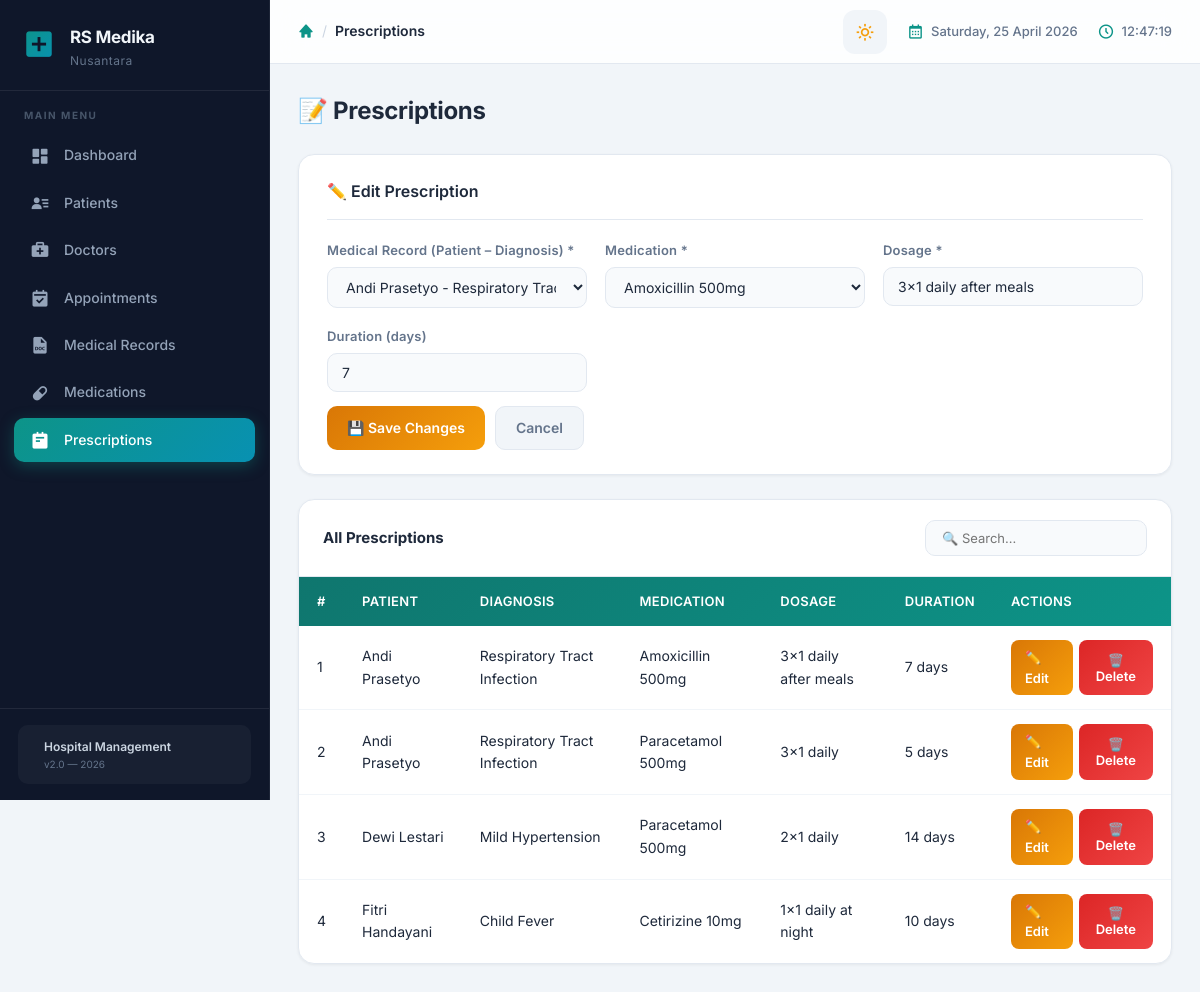
Screenshot of /hospital_db/index.php?page=prescriptions&edit=1 with the database file from the repository.
### tables this page shows
CREATE TABLE IF NOT EXISTS prescriptions (
    prescription_id INT AUTO_INCREMENT PRIMARY KEY,
    record_id       INT NOT NULL,
    med_id          INT NOT NULL,
    dosage          VARCHAR(100) NOT NULL,
    duration_days   INT DEFAULT 1,
    created_at      TIMESTAMP DEFAULT CURRENT_TIMESTAMP,
    FOREIGN KEY (record_id) REFERENCES medical_records(record_id) ON DELETE CASCADE,
    FOREIGN KEY (med_id)    REFERENCES medications(med_id)        ON DELETE CASCADE
);

CREATE TABLE IF NOT EXISTS patients (
    patient_id  INT AUTO_INCREMENT PRIMARY KEY,
    name        VARCHAR(100) NOT NULL,
    gender      ENUM('Male','Female') NOT NULL,
    birth_date  DATE NOT NULL,
    address     TEXT,
    phone       VARCHAR(20),
    created_at  TIMESTAMP DEFAULT CURRENT_TIMESTAMP
);

CREATE TABLE IF NOT EXISTS medical_records (
    record_id   INT AUTO_INCREMENT PRIMARY KEY,
    patient_id  INT NOT NULL,
    doctor_id   INT NOT NULL,
    diagnosis   VARCHAR(255) NOT NULL,
    treatment   TEXT,
    record_date DATE NOT NULL,
    created_at  TIMESTAMP DEFAULT CURRENT_TIMESTAMP,
    FOREIGN KEY (patient_id) REFERENCES patients(patient_id) ON DELETE CASCADE,
    FOREIGN KEY (doctor_id)  REFERENCES doctors(doctor_id)  ON DELETE CASCADE
);

CREATE TABLE IF NOT EXISTS medications (
    med_id      INT AUTO_INCREMENT PRIMARY KEY,
    name        VARCHAR(100) NOT NULL,
    category    VARCHAR(100),
    price       DECIMAL(12,2) NOT NULL DEFAULT 0,
    stock       INT NOT NULL DEFAULT 0,
    created_at  TIMESTAMP DEFAULT CURRENT_TIMESTAMP
);

### hospital_db/pages/prescriptions.php (the view, shortened to what this page needs)
<?php
$editData = null;
if (isset($_GET['edit'])) {
    $id = (int)$_GET['edit'];
    $res = mysqli_query($conn, "SELECT * FROM prescriptions WHERE prescription_id=$id");
    $editData = mysqli_fetch_assoc($res);
}
$prescriptions = mysqli_query($conn, "
    SELECT pr.*, p.name AS patient_name, m.name AS med_name,
           mr.diagnosis, mr.record_date
    FROM prescriptions pr
    JOIN medical_records mr ON pr.record_id = mr.record_id
    JOIN patients p ON mr.patient_id = p.patient_id
    JOIN medications m ON pr.med_id = m.med_id
    ORDER BY pr.created_at DESC
");
?>
<div class="page-header">
    <h2>📝 Prescriptions</h2>
</div>
<div class="card">
    <h3><?= $editData ? '✏️ Edit Prescription' : '➕ Add Prescription' ?></h3>
    <form method="POST" action="index.php?page=prescriptions<?= $editData ? '&edit='.$editData['prescription_id'] : '' ?>">
        <div class="form-grid">
            <div class="form-group">
                <label>Medical Record (Patient – Diagnosis) *</label>
                <select name="record_id" required>
                    <?php
                    $rlist = mysqli_query($conn, "
                        SELECT mr.record_id, p.name, mr.diagnosis, mr.record_date
                        FROM medical_records mr JOIN patients p ON mr.patient_id=p.patient_id
                        ORDER BY mr.record_date DESC
                    ");
                    while ($r = mysqli_fetch_assoc($rlist)):
                        $sel = ($editData['record_id'] ?? 0) == $r['record_id'] ? 'selected' : '';
                    ?>
                        <option value="<?= $r['record_id'] ?>" <?= $sel ?>>
                            <?= htmlspecialchars($r['name']) ?> - <?= htmlspecialchars($r['diagnosis']) ?>
                        </option>
                    <?php endwhile; ?>
                </select>
            </div>
            <div class="form-group">
                <label>Medication *</label>
                <select name="med_id" required>
                    <?php
                    $mlist = mysqli_query($conn, "SELECT med_id, name FROM medications ORDER BY name");
                    while ($m = mysqli_fetch_assoc($mlist)):
                        $sel = ($editData['med_id'] ?? 0) == $m['med_id'] ? 'selected' : '';
                    ?>
                        <option value="<?= $m['med_id'] ?>" <?= $sel ?>><?= htmlspecialchars($m['name']) ?></option>
                    <?php endwhile; ?>
                </select>
            </div>
            <div class="form-group">
                <label>Dosage *</label>
                <input type="text" name="dosage" value="<?= htmlspecialchars($editData['dosage'] ?? '') ?>" placeholder="3x1 daily" required>
            </div>
            <div class="form-group">
                <label>Duration (days)</label>
                <input type="number" name="duration_days" min="1" value="<?= $editData['duration_days'] ?? 7 ?>">
            </div>
        </div>
        <div class="form-actions" style="margin-top:14px">
            <?php if ($editData): ?>
                <button type="submit" name="edit_prescription" class="btn btn-warning">💾 Save Changes</button>
                <a href="index.php?page=prescriptions" class="btn btn-secondary">Cancel</a>
            <?php else: ?>
                <button type="submit" name="add_prescription" class="btn btn-primary">➕ Add Prescription</button>
            <?php endif; ?>
        </div>
    </form>
</div>
<div class="table-container">
    <div class="table-top">
        <strong>All Prescriptions</strong>
        <input type="text" id="searchPres" placeholder="🔍 Search..." oninput="searchTable('searchPres','presTable')">
    </div>
    <table id="presTable">
        <thead>
            <tr><th>#</th><th>Patient</th><th>Diagnosis</th><th>Medication</th><th>Dosage</th><th>Duration</th><th>Actions</th></tr>
        </thead>
        <tbody>
        <?php $no=1; while ($row = mysqli_fetch_assoc($prescriptions)): ?>
            <tr>
                <td><?= $no++ ?></td>
                <td><?= htmlspecialchars($row['patient_name']) ?></td>
                <td><?= htmlspecialchars($row['diagnosis']) ?></td>
                <td><?= htmlspecialchars($row['med_name']) ?></td>
                <td><?= htmlspecialchars($row['dosage']) ?></td>
                <td><?= $row['duration_days'] ?> days</td>
                <td>
                    <div class="action-btns">
                        <a href="index.php?page=prescriptions&edit=<?= $row['prescription_id'] ?>" class="btn btn-warning btn-sm">✏️ Edit</a>
                        <button class="btn btn-danger btn-sm"
                            onclick="confirmDelete('index.php?page=prescriptions&delete=<?= $row['prescription_id'] ?>','prescription for <?= addslashes($row['patient_name']) ?>')">
                            🗑️ Delete
                        </button>
                    </div>
                </td>
            </tr>
        <?php endwhile; ?>
        </tbody>
    </table>
</div>

### hospital_db/assets/css/main.css (style rules this page uses)
:root { --sidebar-w: 270px; --topbar-h: 64px; --primary: #0d9488; --primary-dark: #0f766e; --primary-light: #ccfbf1; --accent: #0891b2; --sidebar-bg: #0f172a; --sidebar-hover: #1e293b; --sidebar-active: #0d9488; --body-bg: #f1f5f9; --card-bg: #ffffff; --text: #1e293b; --text-secondary: #64748b; --border: #e2e8f0; --shadow-sm: 0 1px 3px rgba(0,0,0,.06); --shadow-md: 0 4px 16px rgba(0,0,0,.07); --shadow-lg: 0 12px 40px rgba(0,0,0,.1); --radius: 12px; --radius-lg: 16px; --transition: .25s cubic-bezier(.4,0,.2,1); }
*, *::before, *::after { margin: 0; padding: 0; box-sizing: border-box; }
html { scroll-behavior: smooth; }
body { font-family: 'Inter', -apple-system, BlinkMacSystemFont, sans-serif; background: var(--body-bg); color: var(--text); line-height: 1.6; overflow-x: hidden; }
a { text-decoration: none; color: inherit; }
.page-header { display: flex; justify-content: space-between; align-items: center; margin-bottom: 24px; }
.page-header h2 { font-size: 24px; font-weight: 700; color: var(--text); letter-spacing: -.3px; }
.card { background: var(--card-bg); border-radius: var(--radius-lg); padding: 24px 28px; box-shadow: var(--shadow-sm); border: 1px solid var(--border); margin-bottom: 24px; transition: box-shadow var(--transition); }
.card h3 { font-size: 16px; font-weight: 600; color: var(--text); margin-bottom: 20px; padding-bottom: 14px; border-bottom: 1px solid var(--border); }
.form-grid { display: grid; grid-template-columns: repeat(auto-fit, minmax(230px, 1fr)); gap: 18px; }
.form-group { display: flex; flex-direction: column; gap: 6px; }
.form-group label { font-size: 13px; font-weight: 600; color: var(--text-secondary); letter-spacing: .2px; }
.form-group input, .form-group select, .form-group textarea { padding: 10px 14px; border: 1.5px solid var(--border); border-radius: 10px; font-size: 14px; font-family: inherit; color: var(--text); background: #f8fafc; transition: all var(--transition); }
.form-group input::placeholder { color: #94a3b8; }
.form-actions { display: flex; gap: 10px; margin-top: 8px; }
.btn { padding: 10px 20px; border: none; border-radius: 10px; cursor: pointer; font-size: 14px; font-weight: 600; font-family: inherit; text-decoration: none; display: inline-flex; align-items: center; gap: 6px; transition: all var(--transition); position: relative; overflow: hidden; }
.btn::after { content: ''; position: absolute; inset: 0; background: rgba(255,255,255,0); transition: background var(--transition); }
.btn-warning { background: linear-gradient(135deg, #d97706, #f59e0b); color: white; }
.btn-danger { background: linear-gradient(135deg, #dc2626, #ef4444); color: white; }
.btn-secondary { background: #f1f5f9; color: var(--text-secondary); border: 1.5px solid var(--border); }
.btn-sm { padding: 7px 14px; font-size: 13px; border-radius: 8px; }
.table-container { background: var(--card-bg); border-radius: var(--radius-lg); padding: 0; box-shadow: var(--shadow-sm); border: 1px solid var(--border); overflow: hidden; }
.table-top { display: flex; justify-content: space-between; align-items: center; padding: 20px 24px; border-bottom: 1px solid var(--border); gap: 12px; flex-wrap: wrap; }
.table-top strong { font-size: 15px; color: var(--text); }
.table-top input { padding: 9px 16px; border: 1.5px solid var(--border); border-radius: 10px; font-size: 13px; font-family: inherit; background: #f8fafc; transition: all var(--transition); min-width: 200px; }
table { width: 100%; border-collapse: collapse; }
thead { background: linear-gradient(135deg, var(--primary-dark), var(--primary)); }
thead th { color: white; font-weight: 600; font-size: 13px; letter-spacing: .3px; text-transform: uppercase; }
th, td { padding: 14px 18px; text-align: left; font-size: 14px; }
tbody tr { border-bottom: 1px solid #f1f5f9; transition: background var(--transition); }
tbody tr:last-child { border-bottom: none; }
.action-btns { display: flex; gap: 6px; }
.card, .table-container, .stat-card { animation: fadeUp .5s ease-out both; }
.table-container { animation-delay: .15s; }
body, .sidebar, .topbar, .card, .table-container, .modal, .form-group input, .form-group select, .form-group textarea, .btn-secondary, .alert, .badge, .theme-toggle { transition: background-color .35s ease, color .35s ease, border-color .35s ease, box-shadow .35s ease; }

### rows the page displays
prescriptions: dosage "3x1 daily after meals", duration_days "7", patients.name "Andi Prasetyo", record.diagnosis "Respiratory Tract Infection", med.name "Amoxicillin 500mg"
prescriptions: patients.name "Andi Prasetyo", record.diagnosis "Respiratory Tract Infection", med.name "Paracetamol 500mg", dosage "3x1 daily", duration_days "5"
prescriptions: patients.name "Dewi Lestari", record.diagnosis "Mild Hypertension", med.name "Paracetamol 500mg", dosage "2x1 daily", duration_days "14"
prescriptions: patients.name "Fitri Handayani", record.diagnosis "Child Fever", med.name "Cetirizine 10mg", dosage "1x1 daily at night", duration_days "10"

### other values shown
$item['label'] "Dashboard"
$item['label'] "Patients"
$item['label'] "Doctors"
$item['label'] "Appointments"
$item['label'] "Medical Records"
$item['label'] "Medications"
$item['label'] "Prescriptions"
$pageTitles[$page] "Prescriptions"
form field record_id "Andi Prasetyo - Respiratory Tract Infection (20 Apr 2025)"
form field med_id "Amoxicillin 500mg"
